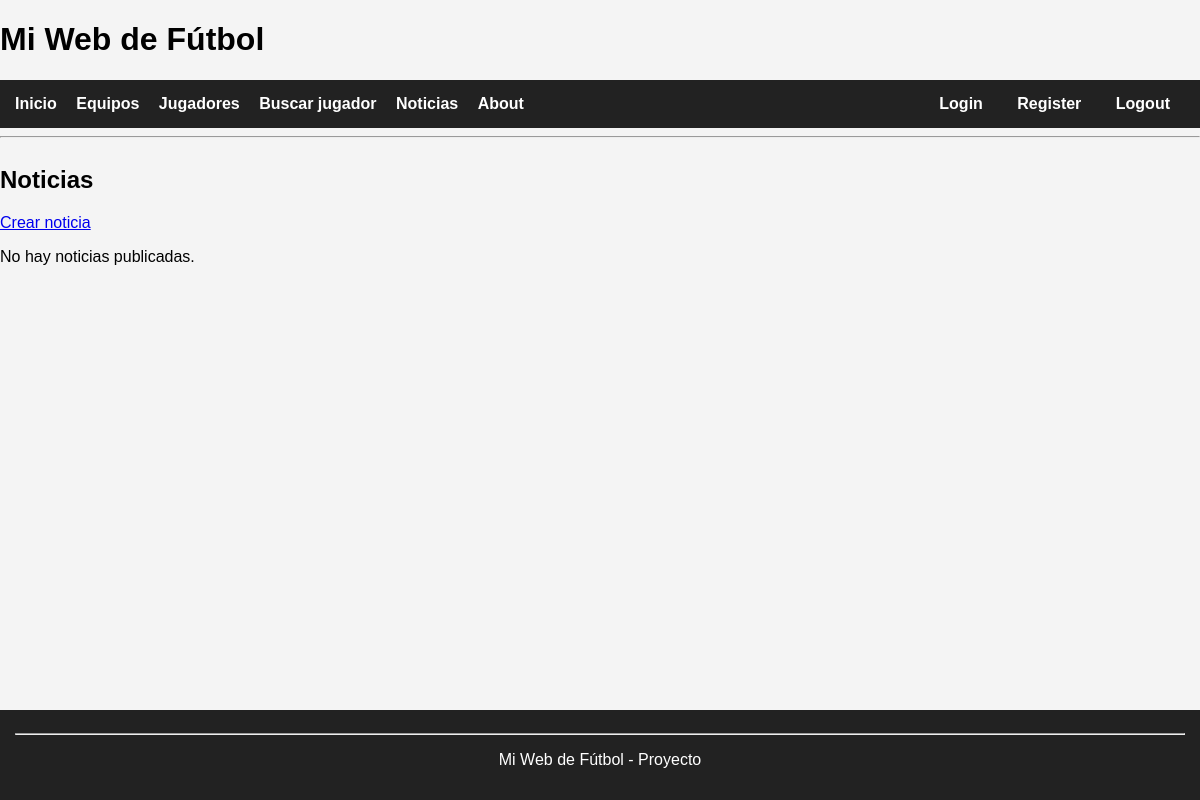
The app's page /noticias/, older data.
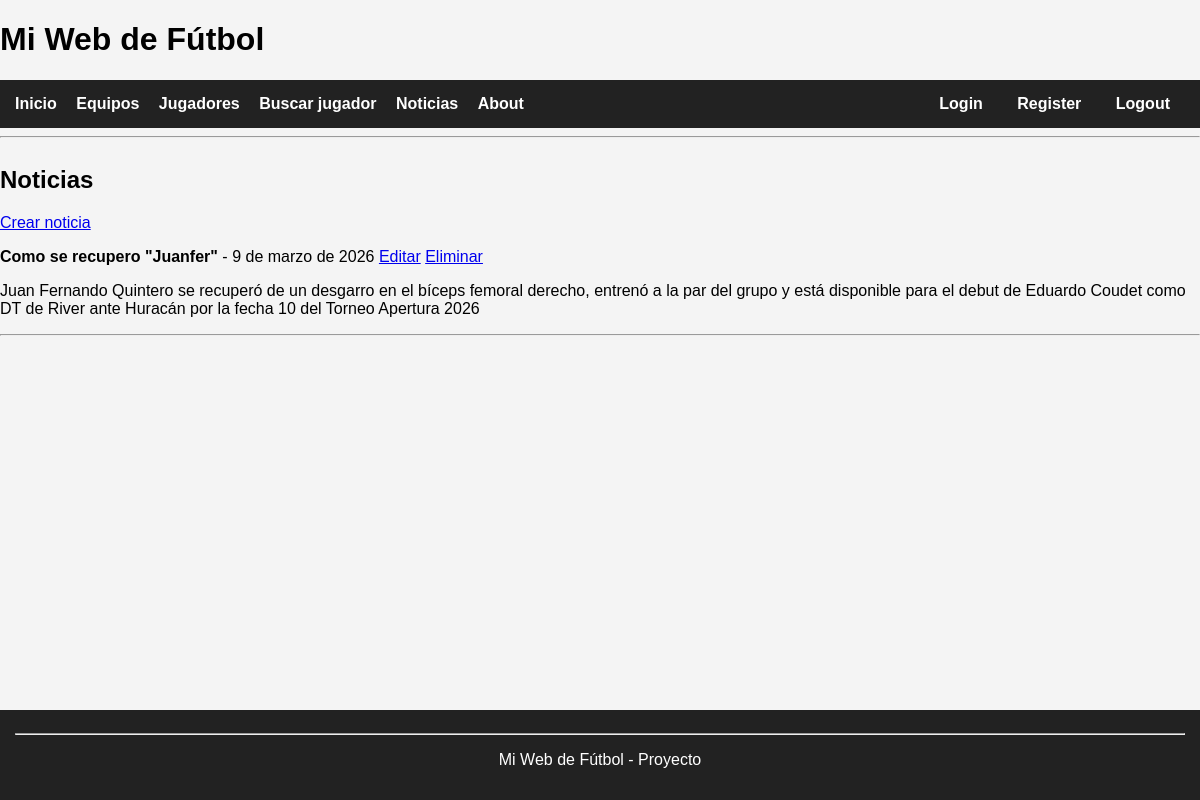
The same page, newer data.
### futbol/models.py (models this page shows, shortened)
class Noticia(models.Model):
    titulo = models.CharField(max_length=200)
    contenido = models.TextField()
    fecha = models.DateField()
    class Meta:
        verbose_name = "Noticia"
        verbose_name_plural = "Noticias"

### futbol/views.py (the view)
# urls.py: path('noticias/', views.listar_noticias, name='noticias'),
def listar_noticias(request):
    noticias = Noticia.objects.all()
    return render(request, 'futbol/noticias.html', {'noticias': noticias})

### futbol/templates/futbol/noticias.html (shortened to what this page needs)
{% extends 'futbol/base.html' %}
{% block content %}
<h2>Noticias</h2>
<a href="{% url 'crear_noticia' %}">Crear noticia</a>
{% for noticia in noticias %}
    <p>
        <strong>{{ noticia.titulo }}</strong> - {{ noticia.fecha }}
        <a href="{% url 'editar_noticia' noticia.id %}">Editar</a>
        <a href="{% url 'eliminar_noticia' noticia.id %}">Eliminar</a>
    </p>
    <p>{{ noticia.contenido }}</p>
    <hr>
{% empty %}
    <p>No hay noticias publicadas.</p>
{% endfor %}
{% endblock %}

Row changes from the older to the newer data that the page shows:
added Noticia: titulo "Como se recupero \"Juanfer\"", fecha "9 de marzo de 2026", contenido "Juan Fernando Quintero se recuperó de un desgarro en el bíceps femoral derecho, entrenó a la par del grupo y está disponible para el debut de Eduardo Coudet como DT de River ante Huracán por la fecha 10 del Torneo Apertura 2026"
Text that changed along with them:
text no longer shown: "No hay noticias publicadas."
